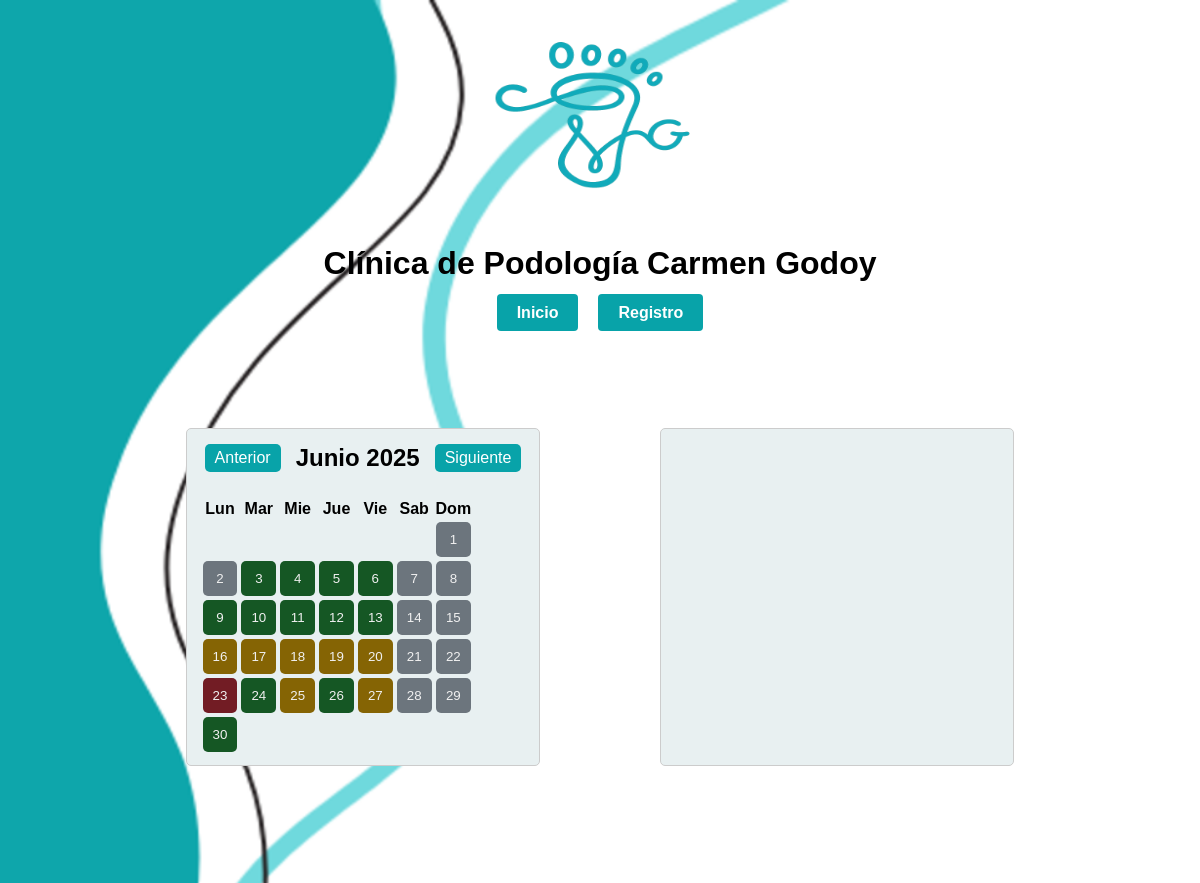
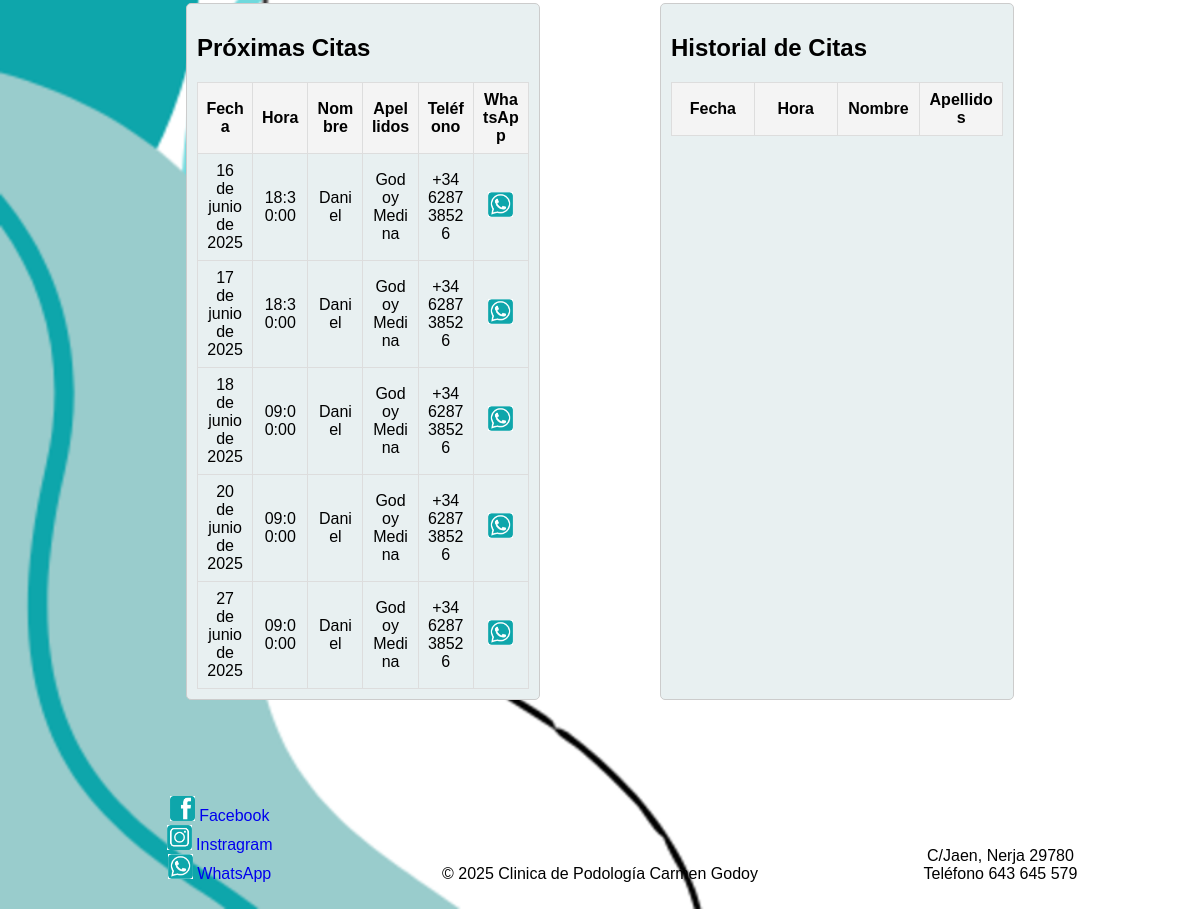
/Codigo/citas.php, run on the app's committed database (2 pictures, top to bottom).
### tables this page shows
CREATE TABLE Citas (
    idCita INT PRIMARY KEY AUTO_INCREMENT,
    fecha DATE,
    hora TIME,
    estado VARCHAR(50),
    anotaciones TEXT,
    bloqueada TINYINT(1) NOT NULL DEFAULT 0,
    confirmada TINYINT(1) NOT NULL DEFAULT 0,
    google_event_id VARCHAR(255) NULL,
    idPacientes INT,
    idAdmin INT,
    FOREIGN KEY (idPacientes) REFERENCES Pacientes(idPacientes),
    FOREIGN KEY (idAdmin) REFERENCES Admin(idAdmin)
);

CREATE TABLE Pacientes (
    idPacientes INT PRIMARY KEY AUTO_INCREMENT,
    nombre VARCHAR(50),
    apellido1 VARCHAR(50),
    apellido2 VARCHAR(50),
    email VARCHAR(100),
    telefono VARCHAR(30),
    fechaNacim DATE,
    sexo CHAR(1),
    dni VARCHAR(20) UNIQUE NOT NULL,
    pass VARCHAR(255),
    token_recuperacion VARCHAR(64) DEFAULT NULL,
    token_expira DATETIME DEFAULT NULL,
    idHistorial INT NOT NULL,
    FOREIGN KEY (idHistorial) REFERENCES Historial(idHistorial)
);

### Codigo/utilidades.php (called while the page is built, shortened)
<?php
function formatearFecha($fecha) {
    $formatter = new \IntlDateFormatter(
        'es_ES',
        \IntlDateFormatter::LONG,
        \IntlDateFormatter::NONE,
        'Europe/Madrid',
        \IntlDateFormatter::GREGORIAN,
        "d 'de' MMMM 'de' yyyy"
    );
    return $formatter->format(new DateTime($fecha));
}
function formatearWhatsApp($telefonoCompleto) {
    preg_match('/^(\+\d+)\s*(.*)$/', $telefonoCompleto, $matches);
    $extension = $matches[1] ?? '+34';
    $telefono = $matches[2] ?? '';
    return 'https://wa.me/' . $extension . $telefono;
}
?>

### Codigo/validaciones/citas/proximas_citas.php (the view, shortened to what this page needs)
<link rel="stylesheet" href="./estilos/styleColores.css">
<link rel="stylesheet" href="./estilos/styleCitas.css">
<?php
require_once __DIR__ . '/../../conexion/conexion.php';
require_once __DIR__ . '/../../utilidades.php';
$esDispositivoMovil = isset($_SERVER['HTTP_USER_AGENT']) && preg_match('/Mobile|Android|iPhone|iPad/i', $_SERVER['HTTP_USER_AGENT']);
if (isset($_SESSION["idPacientes"])) {
    $idPaciente = $_SESSION["idPacientes"];
    $query = "SELECT idCita, fecha, hora, nombre, apellido1, apellido2 FROM Citas INNER JOIN Pacientes ON Citas.idPacientes = Pacientes.idPacientes WHERE Citas.fecha >= CURDATE() AND Citas.idPacientes = ? ORDER BY Citas.fecha ASC";
    $stmt = $conexion->prepare($query);
    $stmt->bind_param("i", $idPaciente);
    $esPaciente = true;
} else {
    $query = "SELECT idCita, fecha, hora, nombre, apellido1, apellido2, telefono FROM Citas INNER JOIN Pacientes ON Citas.idPacientes = Pacientes.idPacientes WHERE Citas.fecha >= CURDATE() ORDER BY Citas.fecha ASC, Citas.hora ASC";
    $stmt = $conexion->prepare($query);
    $esPaciente = false;
}
$stmt->execute();
$result = $stmt->get_result();
$proximasCitas = [];
while ($row = $result->fetch_assoc()) {
    $proximasCitas[] = $row;
}
if (!$esDispositivoMovil) {
    echo '<table class="citas" border="1">';
    echo '<tr><th>Fecha</th><th>Hora</th><th>Nombre</th><th>Apellidos</th>';
    if (!$esPaciente) echo '<th>Teléfono</th><th>WhatsApp</th>';
    echo ($esPaciente ? '<th>Cancelar</th>' : '') . '</tr>';
    foreach ($proximasCitas as $cita) {
        echo '<tr>';
        echo '<td>' . formatearFecha($cita['fecha']) . '</td>';
        echo '<td>' . $cita['hora'] . '</td>';
        echo '<td>' . $cita['nombre'] . '</td>';
        echo '<td>' . $cita['apellido1'] . ' ' . $cita['apellido2'] . '</td>';
        if (!$esPaciente) {
            echo '<td>' . $cita['telefono'] . '</td>';
            echo '<td><a href="' . formatearWhatsApp($cita['telefono']) . '" target="_blank"><img class="redes" src="./imagenes/whatsapp.png" alt="WhatsApp"></a></td>';
        }
        echo '</tr>';
    }
    echo '</table>';
}
?>

### Codigo/estilos/styleColores.css (style rules this page uses)
:root { --colorFondo: #f0f0f0; --colorTexto: #333; --colorBoton: #08A3A9; --colorBotonHover: #0f2788; --colorBotonActivoHover: #0056b3; --colorFondoClarito: #DFF5F6; --colorFondoDivs: #E8F0F1; --disponible: #155724; --semiDisponible: #856404; --noDisponible: #721c24; --fueraServicio: #6c757d; --colorCamposInvalidosFondo: #ffe6e6; --colorCamposValidosFondo: #e6ffe6; --colorActive: #008aca; }
body { font-family: 'Amazing Grotesk', sans-serif; }

### Codigo/estilos/styleCitasPaciente.css (style rules this page uses)
table.citas { border-collapse: collapse; width: 100%; table-layout: fixed; }
table.citas th, table.citas td { border: 1px solid #ddd; text-align: center; padding: 8px; word-wrap: break-word; }
table.citas th { background-color: #f4f4f4; font-weight: bold; }

### Codigo/estilos/style.css (style rules this page uses)
body, html { margin: 0; padding: 0; min-height: 100vh; display: flex; flex-direction: column; justify-content: space-between; overflow-x: hidden; }
body { display: flex; justify-content: center; align-items: center; min-height: 100vh; margin: 0; background-image: url('../imagenes/redimension3_fondo.png'); background-size: cover; background-repeat: no-repeat; background-attachment: fixed; font-family: Amazing Grotesk, sans-serif; }
.redes { justify-content: center; width: 25px; height: 25px; }

### Codigo/estilos/styleCalendario.css (style rules this page uses)
:root { --colorFondo: #f0f0f0; --colorTexto: #333; --colorBoton: #08A3A9; --colorBotonHover: #0f2788; --colorBotonActivoHover: #0056b3; --disponible: #155724; --semiDisponible: #856404; --noDisponible: #721c24; --fueraServicio: #6c757d; }

### Codigo/estilos/styleCitas.css (style rules this page uses)
:root { --colorFondo: #f0f0f0; --colorTexto: #333; --colorBoton: #08A3A9; --colorBotonHover: #0f2788; --colorFondo: #DFF5F6; --colorFondoDivs: #E8F0F1; }
table.citas { border-collapse: collapse; width: 100%; table-layout: fixed; border: 1px solid #ccc; }
table.citas th, table.citas td { border: 1px solid #ddd; text-align: center; padding: 8px; word-wrap: break-word; }
table.citas th { background-color: #f4f4f4; font-weight: bold; }

### data on the page
citas: fecha "16 de junio de 2025", hora "18:30:00", idPacientes.nombre "Daniel", idPacientes.apellido1 "Godoy", idPacientes.apellido2 "Medina", idPacientes.telefono "+34 628738526"
citas: fecha "17 de junio de 2025", hora "18:30:00", idPacientes.nombre "Daniel", idPacientes.apellido1 "Godoy", idPacientes.apellido2 "Medina", idPacientes.telefono "+34 628738526"
citas: fecha "18 de junio de 2025", hora "09:00:00", idPacientes.nombre "Daniel", idPacientes.apellido1 "Godoy", idPacientes.apellido2 "Medina", idPacientes.telefono "+34 628738526"
citas: fecha "20 de junio de 2025", hora "09:00:00", idPacientes.nombre "Daniel", idPacientes.apellido1 "Godoy", idPacientes.apellido2 "Medina", idPacientes.telefono "+34 628738526"
citas: fecha "27 de junio de 2025", hora "09:00:00", idPacientes.nombre "Daniel", idPacientes.apellido1 "Godoy", idPacientes.apellido2 "Medina", idPacientes.telefono "+34 628738526"

### other printed values
$nombreMeses[(int)$mes] "Junio"
$year "2025"
